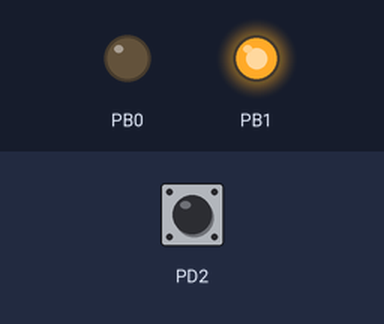
Bench run of a program on a simulated ATmega328P, built with avr-gcc and emulated at 1 MHz. Shown: output pins drawn as LEDs (lit = HIGH). The test bench sets the inputs (shaded band); at power-on: PD2 HIGH.

Above: at 0.1 s.
Timing chart, 0 to 1.6 s (numbered marks = the images above):
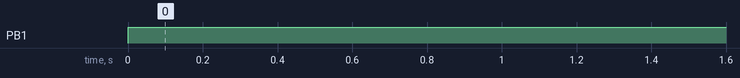

Measured:
- by itself, PB1: LOW → HIGH at 0.00 s

The program:

main.c
```c
#define F_CPU 1000000UL
#include <avr/io.h>
#include <util/delay.h>
#include <avr/interrupt.h>
uint8_t segments[]=
{
	0b00111111, // 0 - A, B, C, D, E, F
	0b00000110, // 1 - B, C
	0b01011011, // 2 - A, B, D, E, G
	0b01001111, // 3 - A, B, C, D, G
	0b01100110, // 4 - B, C, F, G
	0b01101101, // 5 - A, C, D, F, G
	0b01111101, // 6 - A, C, D, E, F, G
	0b00000111, // 7 - A, B, C
	0b01111111, // 8 - A, B, C, D, E, F, G
	0b01101111, // 9 - A, B, C, D, F, G
};
void InitPorts(void);
void send_data(uint8_t data, uint8_t ind);
void InitTimer0(void);
void Bin2Dec(uint16_t data);
void InitTimer1(void);
void StartTimer1(void);
void StopTimer1(void);
void SendData(uint8_t data);
void DisplayData(uint16_t data);
void InitSPI(void);
volatile uint16_t cnt = 0;
volatile uint8_t switch_state = 0;
volatile uint8_t bcd_buffer[] = {0,0};
int main(void)
{
	InitPorts();
	InitSPI();
	InitTimer1();
	EIMSK |= (1<<INT0); //разрешить прерывание INT0
	EICRA |= (1<<ISC01);//Запуск по заднему фронту INT0
	sei(); //Разрешение прерываний
	PORTB &= ~(1<<PB0); //OE = low (active)
	DisplayData(0);
	while(1)
	{

	}
}
//--------------------------------------------
ISR(TIMER1_COMPA_vect)
{
	DisplayData(cnt);
	if(cnt<99)
	{
		cnt++;
	}
	else
	{
		cnt=0;
	}
}
ISR(INT0_vect)
{
	if(switch_state == 0)
	{
		switch_state = 1;
		StartTimer1();
	}
	else
	{
		StopTimer1();
		DisplayData(cnt);
		switch_state = 0;
		cnt = 0;
	}
}
//--------------------------------------------
void InitPorts(void)
{
	DDRB = (1<<PB0|1<<PB1|1<<PB3|1<<PB5);
	DDRD &= ~(1<<PD2);
	PORTD |= (1<<PD2);
}
void InitTimer1(void)
{
	TCCR1A = 0;
	TCCR1B = (1<<CS11|1<<CS10|1<<WGM12);
	TCNT1 = 0;
	OCR1A = 15624;
}
void StartTimer1(void)
{
	TCNT1 = 0;
	TIMSK1 |= (1<<OCIE1A);
}
void StopTimer1(void)
{
	TIMSK1 &= ~(1<<OCIE1A);
}
void Bin2Dec(uint16_t data)
{
	// 	bcd_buffer[3] = (uint8_t)(data/1000);
	// 	data = data % 1000;
	// 	bcd_buffer[2] = (uint8_t)(data/100);
	// 	data = data % 100;
	bcd_buffer[1] = (uint8_t)(data/10);
	data = data % 10;
	bcd_buffer[0] = (uint8_t)(data);
}
void SendData(uint8_t data)
{
// 	for(uint8_t i=0; i<8; i++)
// 	{
// 		PORTB |= (1<<PB5); //CLK low
// 		if(0x80 & (data<<i))
// 		{
// 			PORTB |= 1<<PB3; //DAT high
// 		}
// 		else
// 		{
// 			PORTB &= ~(1<<PB3); //DAT low
// 		}
// 		PORTB &= ~(1<<PB5); //CLK high
// 	}
	SPDR = data;
	while(!(SPSR & (1<<SPIF)));
}
void DisplayData(uint16_t data)
{
	Bin2Dec(data);
	PORTB &= ~(1<<PB1); //clk_out = 0
	SendData(segments[bcd_buffer[0]]);
	SendData(segments[bcd_buffer[1]]);
	// 	SendData(segments[bcd_buffer[2]]);
	// 	SendData(segments[bcd_buffer[3]]);
	PORTB |= (1<<PB1); //clk_out = 1
}
void InitSPI(void)
{
	DDRB |= (1<<PB3 | 1<<PB5);//настроить MOSI и CLK как выходы
	SPSR |= (1<<SPI2X); //Fclk = Fosc/2
	SPCR = (1<<SPE | 1<<MSTR); //SPI включен,мастер,
	//MSB первый, CPOL=0, CPHA=0
	PORTB &= ~(1<<PB3 | 1<<PB5);
	//инициализация: DAT=0, CLK=0
}
```
